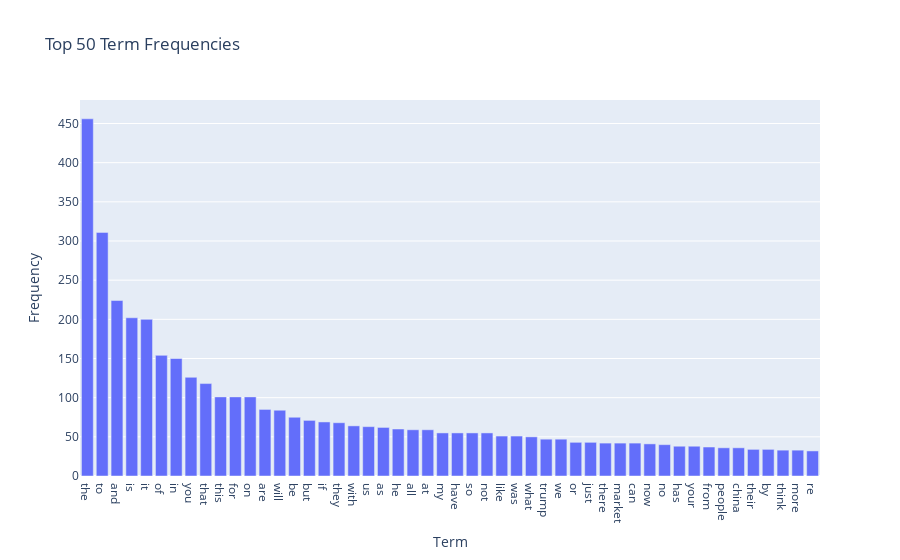

Notebook code cell kept with this figure:
### Code cell
#Transforming text data and producing interactive visualisations, with only top 50 most frequent terms in descending order
import plotly.express as px
term_freq = np.asarray(df_subset_counts.sum(axis=0)).ravel()

#Selecting top 50 most frequent terms
top_terms_index = term_freq.argsort()[::-1][:50]

top_terms = count_vect.get_feature_names_out()[top_terms_index]
top_counts = term_freq[top_terms_index]

fix = px.bar(
    x = top_terms,
    y = top_counts,
    labels = {'x': 'Term', 'y':'Frequency'},
    title = f'Top 50 Term Frequencies'
)

fix.show()

### Figure 1 — Plotly figure (JSON) as saved in the notebook; plotly's stock layout.template omitted (floating-point values rounded to 4 significant figures)
{"data": [{"hovertemplate": "Term=%{x}<br>Frequency=%{y}<extra></extra>", "legendgroup": "", "marker": {"color": "#636efa", "pattern": {"shape": ""}}, "name": "", "orientation": "v", "showlegend": false, "textposition": "auto", "type": "bar", "x": ["the", "to", "and", "is", "it", "of", "in", "you", "that", "this", "for", "on", "are", "will", "be", "but", "if", "they", "with", "us", "as", "he", "all", "at", "my", "have", "so", "not", "like", "was", "what", "trump", "we", "or", "just", "there", "market", "can", "now", "no", "has", "your", "from", "people", "china", "their", "by", "think", "more", "re"], "xaxis": "x", "y": [456, 311, 224, 202, 200, 154, 150, 126, 118, 101, 101, 101, 85, 84, 75, 71, 69, 68, 64, 63, 62, 60, 59, 59, 55, 55, 55, 55, 51, 51, 50, 47, 47, 43, 43, 42, 42, 42, 41, 40, 38, 38, 37, 36, 36, 34, 34, 33, 33, 32], "yaxis": "y"}], "layout": {"barmode": "relative", "legend": {"tracegroupgap": 0}, "title": {"text": "Top 50 Term Frequencies"}, "xaxis": {"anchor": "y", "domain": [0, 1], "title": {"text": "Term"}}, "yaxis": {"anchor": "x", "domain": [0, 1], "title": {"text": "Frequency"}}}}
